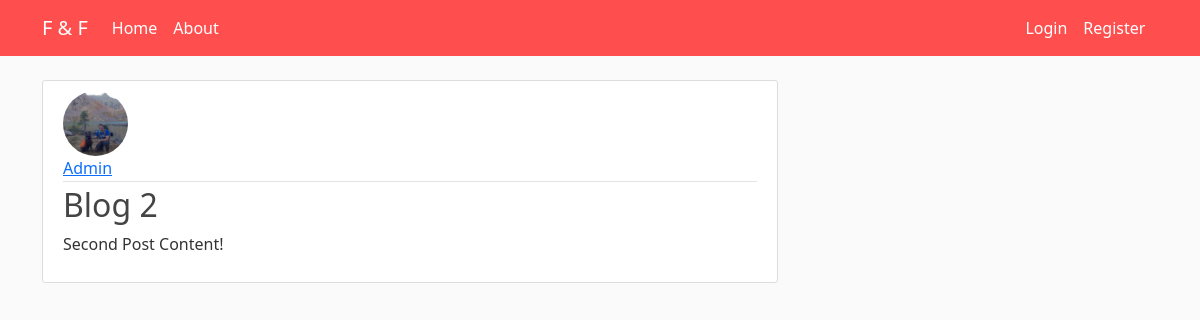
Page /imobil/2/ on the committed database.
### Imobil/models.py (models this page shows, shortened)
class Post(models.Model):
    title = models.CharField(max_length=100)
    content = models.TextField()
    date_posted = models.DateTimeField(default=timezone.now)
    author = models.ForeignKey(User, on_delete=models.CASCADE)

### users/models.py (models this page shows, shortened)
class Profile(models.Model):
    user = models.OneToOneField(User, on_delete=models.CASCADE)
    image = models.ImageField(default='default.jpg', upload_to='profile_pics')

### Imobil/views.py (the view)
# urls.py: path('imobil/<int:pk>/', PostDetailView.as_view(), name='imobil-detail'),
class PostDetailView(DetailView):
    model = Post

### Imobil/templates/Imobil/post_detail.html (shortened to what this page needs)
{% extends "Imobil/base.html" %}
{% block content %}
<article class="media content-section">
    <img class="rounded-circle article-img" src="{{ object.author.profile.image.url }}">
    <div class="media-body">
        <div class="article-metadata">
            <a class="mr-2" href="#">{{ object.author }}</a>
        </div>
        <h2 class="article-title">{{ object.title }}</h2>
        <p class="article-content">{{ object.content }}</p>
    </div>
    </article>
{% endblock content %}

### Imobil/static/Imobil/main.css (style rules this page uses)
body { background: #fafafa; color: #333333; margin-top: 5rem; }
h1, h2, h3, h4, h5, h6 { color: #44444482; }
.content-section { background: #ffffff; padding: 10px 20px; border: 1px solid #dddddd; border-radius: 3px; margin-bottom: 20px; }
.article-title { color: #444444; }
.article-content { white-space: pre-line; }
.article-img { height: 65px; width: 65px; margin-right: 16px; }
.article-metadata { padding-bottom: 1px; margin-bottom: 4px; border-bottom: 1px solid #e3e3e3 }

### rows in the picture
Post: author.profile.image (picture), author "Admin", title "Blog 2", content "Second Post Content!"
